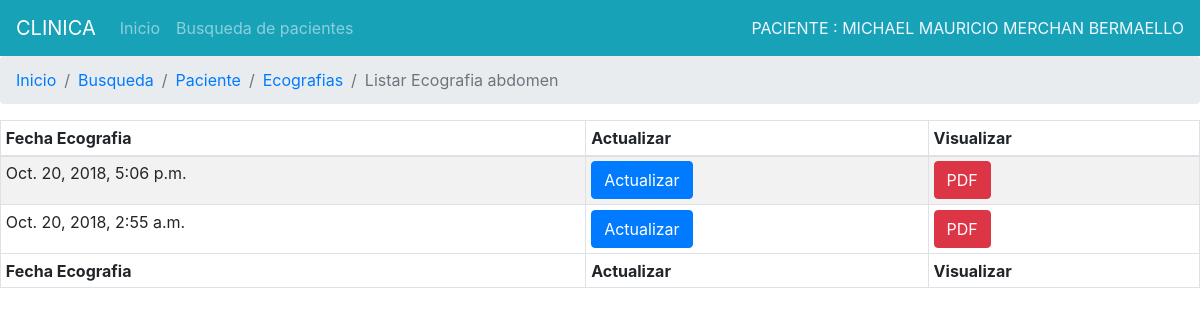
Page /registros/ecoabdomen/listar/1 on the earlier database version.
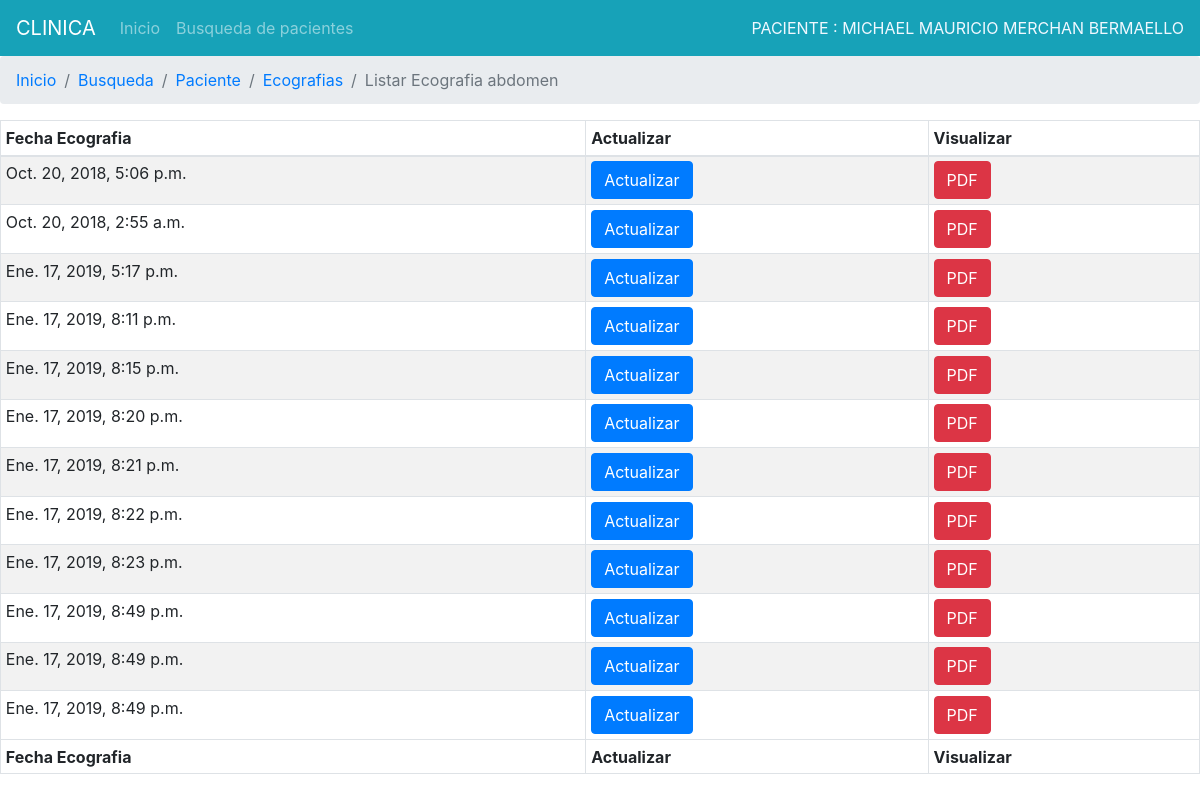
Same page on the later database version.
### Registros/models.py (models this page shows, shortened)
class analisisAbdominal(models.Model):
	paciente = models.ForeignKey(Paciente, on_delete=models.CASCADE,verbose_name='PACIENTE')
	movilidad_higado=models.CharField(max_length=20,choices=(('NORMAL', 'Normal'),('ANORMAL', 'Anormal')))
	bordes_higado=models.CharField(max_length=20,choices=(('REGULAR', 'Regulares'),('IRREGULAR', 'Irregulares')))
	dimension_higado=models.CharField(max_length=20,choices=(('NORMALES', 'Normales'),('OTROS', 'Otros')))
	parenquima_higado=models.CharField(max_length=20,choices=(('HOMOGENEO', 'Homogéneo'),('HETEROGENEO', 'Heterogéneo')))
	ecogenicidad_higado=models.CharField(max_length=20,choices=(('NORMAL', 'Normal'),('DISMINUIDA', 'Disminuida'),('AUMENTADA', 'Aumentada')))
	imgExpansivas_higado=models.CharField(max_length=2,choices=(('NO', 'No'),('SI', 'Si')))
	dilatacionVilar_higado=models.CharField(max_length=2,choices=(('NO', 'No'),('SI', 'Si')))
	coledoco_higado=models.CharField(max_length=200,verbose_name='COLEDOCO')
	forma_vesicula=models.CharField(max_length=200,verbose_name='FORMA')
	paredes_vesicula=models.CharField(max_length=20,choices=(('REGULAR', 'Regulares'),('IRREGULAR', 'Irregulares')))
	contenidoanecoico_vesicula=models.CharField(max_length=2,choices=(('NO', 'No'),('SI', 'Si')))
	calculointerno_vesicula=models.CharField(max_length=200,verbose_name='CALCULOS INTERNOS')
	diametrotransverso_vesicula=models.CharField(max_length=200,verbose_name='DIAMETRO TRANSVERSOS')
	ecogenicidad_pancreas=models.CharField(max_length=20,choices=(('NORMAL', 'Normal'),('ANORMAL', 'Anormal')))
	medidas_pancreas=models.CharField(max_length=200,verbose_name='MEDIDAS')
	ecogenidad_bazo=models.CharField(max_length=20,choices=(('NORMAL', 'Normal'),('ANORMAL', 'Anormal')))
	medidas_bazo=models.CharField(max_length=200,verbose_name='MEDIDAS')
	aorta=models.CharField(max_length=200,verbose_name='CALIBRES')
	liquido_abdominal=models.CharField(max_length=2,choices=(('NO', 'No'),('SI', 'Si')))
	observaciones=models.CharField(max_length=200,verbose_name='OBSERBACIONES')
	presuncion_diagnostico=models.CharField(max_length=500,verbose_name='PRESUNCION_DIAGNOSTICA')
	fech_analisisabdomen=models.DateTimeField(auto_now_add=True,verbose_name='FECHA DE ADMISION')
	fech_actualizado=models.DateTimeField(auto_now=True,verbose_name='FECHA DE ACTUALIZACION')
	encargado = models.CharField(max_length=30,verbose_name='ENCARGADO',blank=True,null=True)
	def __str__(self):
		return str(self.paciente)+' '+str(self.fech_analisisabdomen)

### Registros/views.py (the view)
# urls.py: path('ecoabdomen/listar/<pk>', views.Listecoabdomen.as_view(),name='listar_ecoabdomen'),
class Listecoabdomen(DetailView):
    template_name='registros/listar_ecos/listar_ecoabdomen.html'
    model = Paciente
    def get_context_data(self, **kwargs):
        context = super().get_context_data(**kwargs)
        parametro = self.kwargs.get('pk',None)
        analisis = analisisAbdominal.objects.filter(paciente__id=parametro)
        context['analisis']=analisis
        print(context)
        return context

### Registros/models.py (called while the page is built)
	def __str__(self):
		return self.apellPadre+' '+self.apellMadre+' '+self.nombre1+' '+self.nombre2

### Registros/templates/registros/listar_ecos/listar_ecoabdomen.html (shortened to what this page needs)
{%extends "registros/base_listar.html"%}
{% block tipoeco %}
<li class="breadcrumb-item"><a href="{% url 'registros:ecografia' ident=paciente.pk %}">Ecografias</a></li>
<li class="breadcrumb-item active" aria-current="page">Listar Ecografia abdomen</li>
{% endblock %}
{% block content %}
<table id="dtDynamicVerticalScrollExample" class="table table-striped table-bordered table-sm" cellspacing="0" width="100%">
    <thead>
      <tr>
        <th class="th-sm">Fecha Ecografia
        </th>
        <th class="th-sm">Actualizar
        </th>
        <th class="th-sm">Visualizar
            </th>
      </tr>
    </thead>
    <tbody>
        {% for list in analisis %}
        <tr>
            <td>{{list.fech_analisisabdomen}}</td>
            <td><a class="btn btn-primary" href="#">Actualizar</a></td>
            <td><a class="btn btn-danger" href="#">PDF</a></td>
        </tr>
        {%endfor%}
    </tbody>
    <tfoot>
        <tr>
            <th>Fecha Ecografia</th>
            <th>Actualizar</th>
            <th>Visualizar</th>
        </tr>
    </tfoot>
  </table>
{% endblock %}

Differences in the rows shown:
added analisisAbdominal: fech_analisisabdomen "Ene. 17, 2019, 5:17 p.m."
added analisisAbdominal: fech_analisisabdomen "Ene. 17, 2019, 8:11 p.m."
added analisisAbdominal: fech_analisisabdomen "Ene. 17, 2019, 8:15 p.m."
added analisisAbdominal: fech_analisisabdomen "Ene. 17, 2019, 8:20 p.m."
added analisisAbdominal: fech_analisisabdomen "Ene. 17, 2019, 8:21 p.m."
added analisisAbdominal: fech_analisisabdomen "Ene. 17, 2019, 8:22 p.m."
added analisisAbdominal: fech_analisisabdomen "Ene. 17, 2019, 8:23 p.m."
added analisisAbdominal: fech_analisisabdomen "Ene. 17, 2019, 8:49 p.m."
added analisisAbdominal: fech_analisisabdomen "Ene. 17, 2019, 8:49 p.m."
added analisisAbdominal: fech_analisisabdomen "Ene. 17, 2019, 8:49 p.m."
